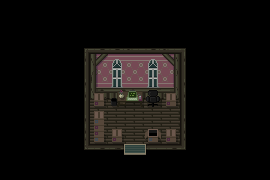

The image is a tile-based game level rendered from a .tmx file. Its description and source (layers, tilesets, objects; grid data summarised) follow:
An orthogonal 15x10 tile map with 18x18 px tiles, 3 tile layers (Livello tile 1, Furniture, Foreground), 2 tilesets and 9 objects.

<map version="1.10" tiledversion="1.11.0" orientation="orthogonal" renderorder="right-down" width="15" height="10" tilewidth="18" tileheight="18" infinite="0" nextlayerid="5" nextobjectid="14">
 <editorsettings>
  <export target="CeilingRoom.tmx" format="tmx" />
 </editorsettings>
 <tileset firstgid="1" source="../../TILEMAPS/Soffitta/Ceilling.tsx" />
 <tileset firstgid="137" source="../../TILEMAPS/Furniture/Furniture.tsx" />
 <layer id="1" name="Livello tile 1" width="15" height="10">
  <data>[150 cells, 150 non-empty, 31 distinct tile ids]</data>
 </layer>
 <layer id="2" name="Furniture" width="15" height="10">
  <data>[150 cells, 9 non-empty, 6 distinct tile ids]</data>
 </layer>
 <objectgroup id="3" name="Collisioni">
  <object id="1" x="72" y="36" width="126" height="54" />
  <object id="2" x="162" y="90" width="18" height="18" />
  <object id="3" x="180" y="90" width="18" height="54" />
  <object id="4" x="72" y="144" width="126" height="18" />
  <object id="5" x="72" y="90" width="18" height="54" />
  <object id="10" x="90" y="126" width="36" height="18" />
  <object id="11" x="144" y="126" width="36" height="18" />
  <object id="12" x="90" y="90" width="18" height="18" />
  <object id="13" x="108" y="90" width="54" height="18" />
 </objectgroup>
 <layer id="4" name="Foreground" width="15" height="10">
  <data>[150 cells, 1 non-empty, 1 distinct tile ids]</data>
 </layer>
</map>